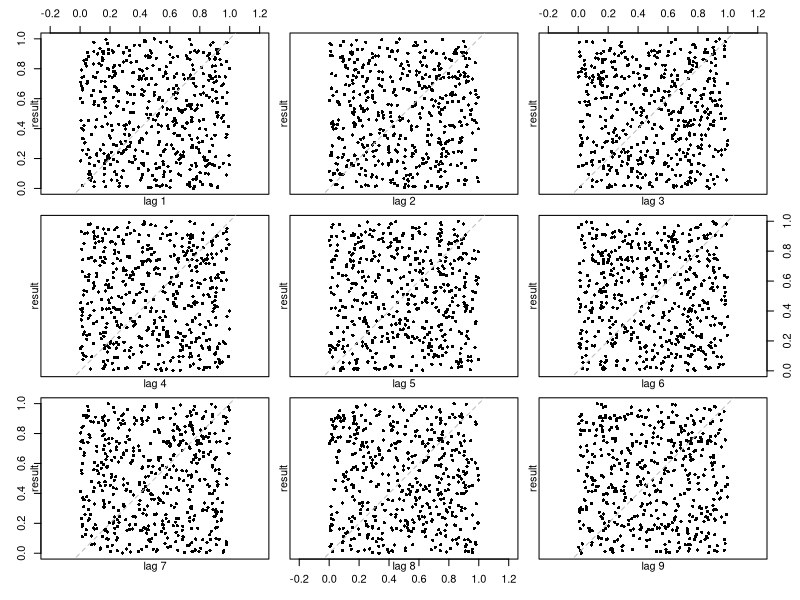
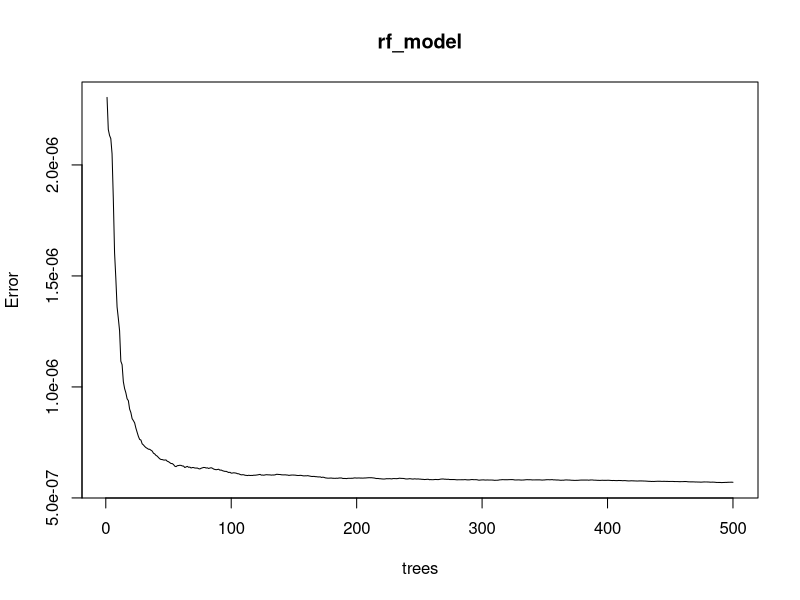

Recreate these plots in R, in order.
## ---- chunk 1
unirand <- function(n, m=30269, a=171, seed=1) {
  x <- numeric(min(m-1,n))
  x[1] <- seed
  for (i in 1:min(m-1,n)){
    y <- x[i]
    x[i+1] <- (a*y)%%m
  }
  x[2:(n+1)]/m
}
unirand(5)

# Code taken from SimulationI slide
## ---- chunk 2
unirand2 <- function(n, m=30323, a=170, seed=1) {
  x <- numeric(min(m-1,n))
  x[1] <- seed
  for (i in 1:min(m-1,n)){
    y <- x[i]
    x[i+1] <- (a*y)%%m
  }
  x[2:(n+1)]/m
}
unirand2(5)
# Code taken from SimulationI slide
## ---- chunk 3
unirand3 <- function(n, s1, s2) {
  u1 <- unirand(n, seed=s1)
  u2 <- unirand2(n, seed=s2)
  u3 <- u1 + u2 - floor(u1 + u2)
  return(u3)
  
}

result <- unirand3(500, 1, 1)
lag.plot(result, lag=9, pch=16, do.lines=FALSE)
## ---- chunk 4
result1000 <- unirand3(1000, 1, 1)
df <- data.frame(y = result1000, x1 = result1000, x2 = result1000, x3 = result1000, 
                       x4 = result1000, x5 = result1000, x6 = result1000, x7 = result1000, 
                       x8 = result1000, x9 = result1000, x10 = result1000)
library(randomForest)
rf_model <- randomForest(y~.,data = df)
plot(rf_model)
print(rf_model)
## ---- chunk 5
# find greatest common denominator
gcd <- function(a, b) {
  while (b != 0) {
    temp <- b
    b <- a %% b
    a <- temp
  }
  return(a)
}

# helper function
gcd_set <- function(numbers) {
  result <- numbers[1]
  for (i in 2:length(numbers)) {
    result <- gcd(result, numbers[i])
  }
  return(result)
}

# example
numbers <- c(2205,21065,5241, 12752, 25817,6724,18604,7158,21788,20601)
gcd_result <- gcd_set(numbers)
print(gcd_result)

